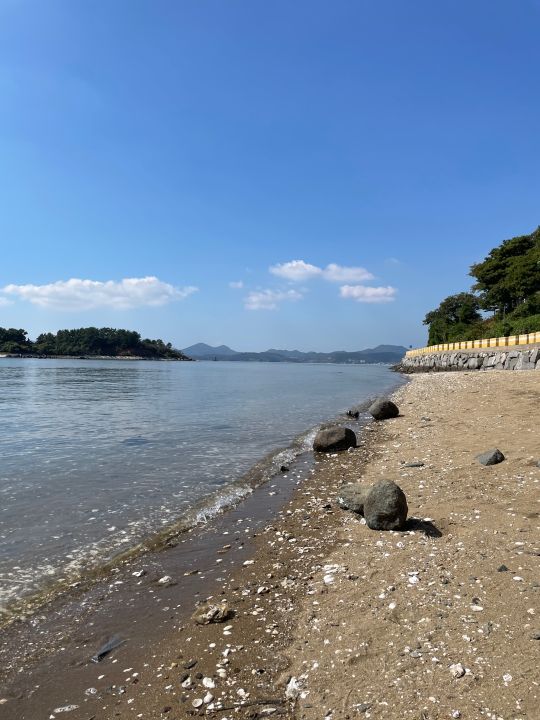
#> input picture data/3.jpg, 1080 x 1440 px (shown at 1/2 size)
$ python custom_ImageStitching.py
#> lines starting #> are read from the running program, lines starting #| are printed output that depends on the picture
'''
    23.10.16. Seokju Lee

    Original code from:
    https://gist.github.com/tigercosmos/90a5664a3b698dc9a4c72bc0fcbd21f4
'''

import cv2
import matplotlib.pyplot as plt
import numpy as np
import random
from tqdm import tqdm
import pdb
import matplotlib
matplotlib.use('tkagg')


# Fix the size of visualization
plt.rcParams['figure.figsize'] = [15, 15]


# Read image and convert them to gray!
def read_image(path):
#> called with path = 'data/3.jpg'
    img = cv2.imread(path)
#> img is the input picture: shape (1440, 1080, 3); mean B, G, R 158.6, 134.6, 115.1
    img_gray = cv2.cvtColor(img, cv2.COLOR_RGB2GRAY)
    img_rgb = cv2.cvtColor(img, cv2.COLOR_BGR2RGB)
    return img_gray, img, img_rgb


left_gray, left_origin, left_rgb = read_image('data/3.jpg')
right_gray, right_origin, right_rgb = read_image('data/4.jpg')
#> call 2 of read_image, with path = 'data/4.jpg'
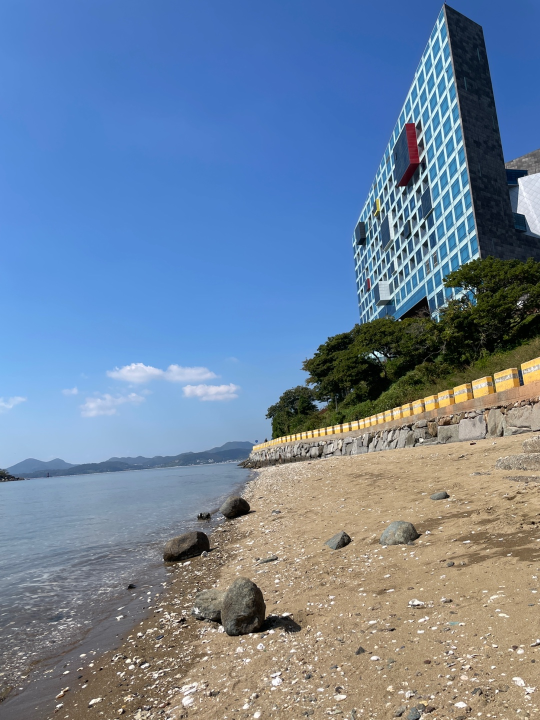
#> input picture data/4.jpg, 1080 x 1440 px (shown at 1/2 size)
#> in read_image, img is the input picture: shape (1440, 1080, 3); mean B, G, R 156.2, 131.4, 111
#> in read_image (call 2), `img_gray = cv2.cvtColor(img, cv2.COLOR_RGB2GRAY)`:
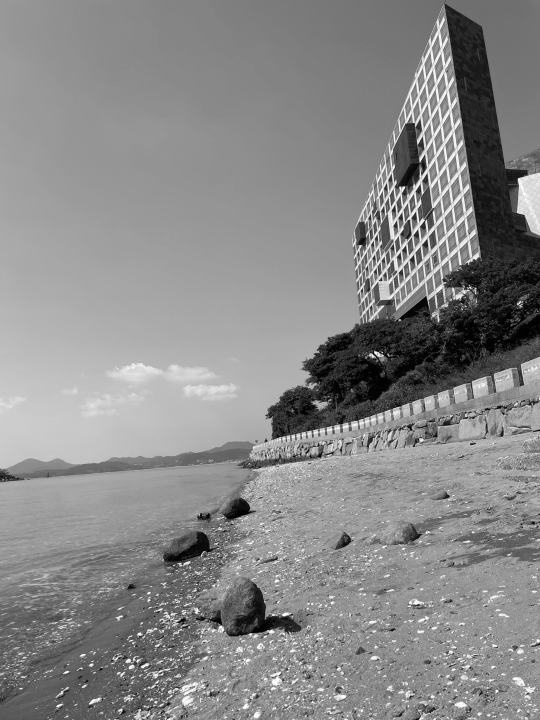
#> img_gray: shape (1440, 1080) (shown at 1/2 size); min 0, max 255, mean 136.5

# 합친 이미지 사이즈 맞춰주기

# print(left_gray.shape, right_gray.shape)

def SIFT(img):
    siftDetector = cv2.SIFT_create()
    kp, des = siftDetector.detectAndCompute(img, None)  # kp: keypoints, des: descriptor
#> kp = 8167 keypoints; strongest (x, y, size): (549, 1272, 1.9), (454, 1329, 2.2), (534, 1177, 3), (228, 1373, 3.1)
    print(len(kp), len(des))
#| 8167 8167
    return kp, des


def plot_sift(gray, rgb, kp):
    tmp = rgb.copy()
    img = cv2.drawKeypoints(gray, kp, tmp, flags=cv2.DRAW_MATCHES_FLAGS_DRAW_RICH_KEYPOINTS)
    return img


# Better result when using gray. Why?
kp_left, des_left = SIFT(left_gray)
#> kp_left has the same summary as kp in SIFT
kp_right, des_right = SIFT(right_gray)
#> in SIFT (call 2), `kp, des = siftDetector.detectAndCompute(img, None)`: kp = 8411 keypoints; strongest (x, y, size): (751, 705, 4), (1036, 608, 2.5), (1041, 608, 1.8), (378, 1254, 2.4)
#| 8411 8411
#> kp_right has the same summary as kp in SIFT

kp_left_img = plot_sift(left_gray, left_rgb, kp_left)
kp_right_img = plot_sift(right_gray, right_rgb, kp_right)

total_kp = np.concatenate((kp_left_img, kp_right_img), axis=1)
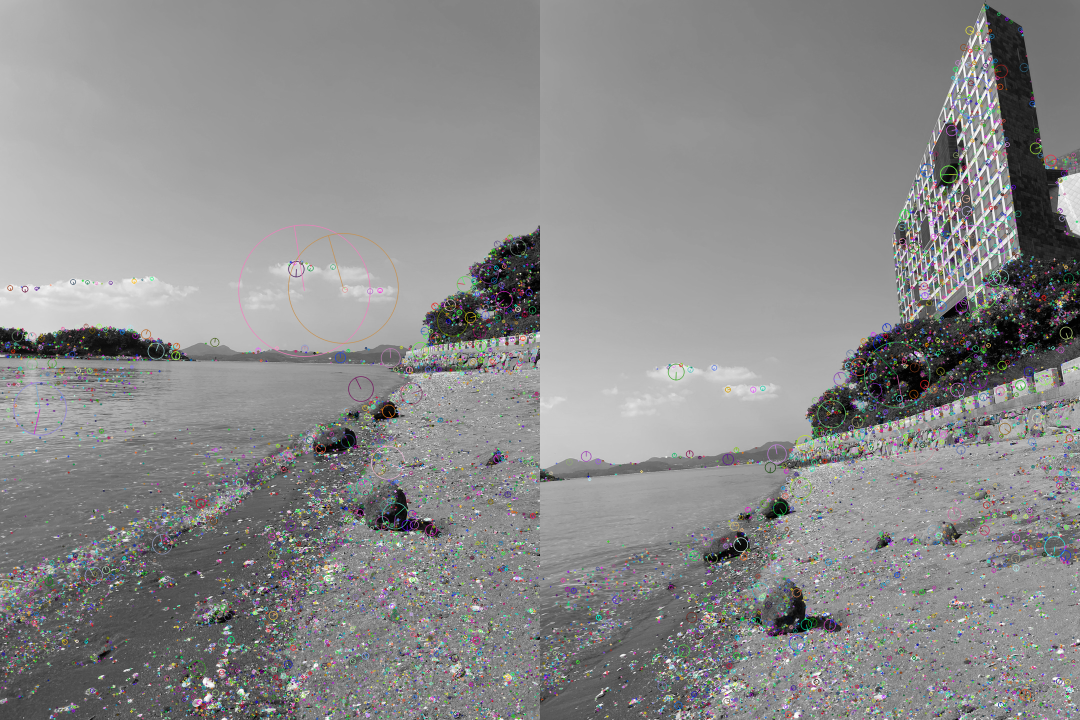
#> total_kp: shape (1440, 2160, 3) (shown at 1/2 size); mean R, G, B 138.5, 138.5, 138.6
'''
    Q. What is the meaning of the "axis" option?
    A.
    The axis along which the arrays will be joined.  If axis is None,
    arrays are flattened before use.  Default is 0.
    기준이 되는 축을 설정함. 0 or None이면 사진concat방향이 row방향 증가 / 1이면 column방향으로 증가.
'''

plt.imshow(total_kp)
plt.ion()
plt.show()
pdb.set_trace()
'''
    Q. Please check the plot. How many keypoints are extracted for each image?
    A.
    kp_left_img : 8167
    kp_right_img: 8411

    Q. Please check whether the number of keypoints and the size of the descriptor are the same.
    A.
    kp_left_img : 8167 / 8167
    kp_right_img: 8411 / 8411
    서로 같다.
'''

print("Completed SIFT feature extraction!")


def matcher(kp1, des1, img1, kp2, des2, img2, threshold):
    # BFMatcher with default params
#> called with des1 = array of shape (8167, 128), des2 = array of shape (8411, 128), threshold = 0.5
    bf = cv2.BFMatcher()
    matches = bf.knnMatch(des1, des2, k=2)
#> matches = 8167 matches
    '''
        Q. We used "bf.match()" in "SIFT_Matching.py". Please discuss the differences between "bf.match()"" and "bf.knnMatch()".
        (reference: https://leechamin.tistory.com/330)
        A.
        가장 일치하는 K개를 반환. 파라미터로 정해지는 K. 8167개
    '''
    # print(len(matches))
    # print(type(matches))

    # Apply ratio test
    good = []
    for m, n in matches:
        if m.distance < threshold*n.distance:
            good.append([m])
#> after the loop, good = 1196 matches
    '''
        Q. Please discuss the mechanism how to filter out noisy matches.
        A.
        임계값을 설정해서 구한 n에서의 descriptor사이의 거리(필터)보다 m에서의 descriptor사이의 거리가 작으면 통과(필터 통과)
    '''
    # print(len(good))

    matches = []
    for pair in good:
        matches.append(list(kp1[pair[0].queryIdx].pt + kp2[pair[0].trainIdx].pt))
#> after the loop, matches = 1196 items, first 6: [360.2, 720.5, 9.14, 961.8], [366.9, 720.3, 17.49, 960.5], [370.1, 708.1, 21.84, 946.1], [381.5, 719.5, 35.44, 958], [429.2, 684.3, 91.93, 912.4], [431.4, 720.4, 96.37, 952.8]

    matches = np.array(matches)
#> matches = 1196 rows, first 6: [360.2, 720.5, 9.14, 961.8], [366.9, 720.3, 17.49, 960.5], [370.1, 708.1, 21.84, 946.1], [381.5, 719.5, 35.44, 958], [429.2, 684.3, 91.93, 912.4], [431.4, 720.4, 96.37, 952.8]
    # print(len(matches))
    return matches


matches = matcher(kp_left, des_left, left_rgb, kp_right, des_right, right_rgb, 0.5)
print("Completed SIFT matching!", matches)
#> (printed output is left out)
pdb.set_trace()
'''
    Q. Please check how many (ratio) keypoints are filtered out after the matching.
    A.
    8167 -> 1196개로 감소했음.
'''


def plot_matches(matches, total_img):
    match_img = total_img.copy()
    offset = total_img.shape[1]/2
    fig, ax = plt.subplots()
    ax.set_aspect('equal')
    ax.imshow(np.array(match_img).astype('uint8'))  # RGB is integer type

    ax.plot(matches[:, 0], matches[:, 1], 'xr')  #
    ax.plot(matches[:, 2] + offset, matches[:, 3], 'xr')

    ax.plot([matches[:, 0], matches[:, 2] + offset], [matches[:, 1], matches[:, 3]],
            'r', linewidth=0.5)

    plt.ion()
    plt.show()


total_img = np.concatenate((left_rgb, right_rgb), axis=1)
plot_matches(matches, total_img)  # Good mathces
#> in plot_matches, `plt.show()`:
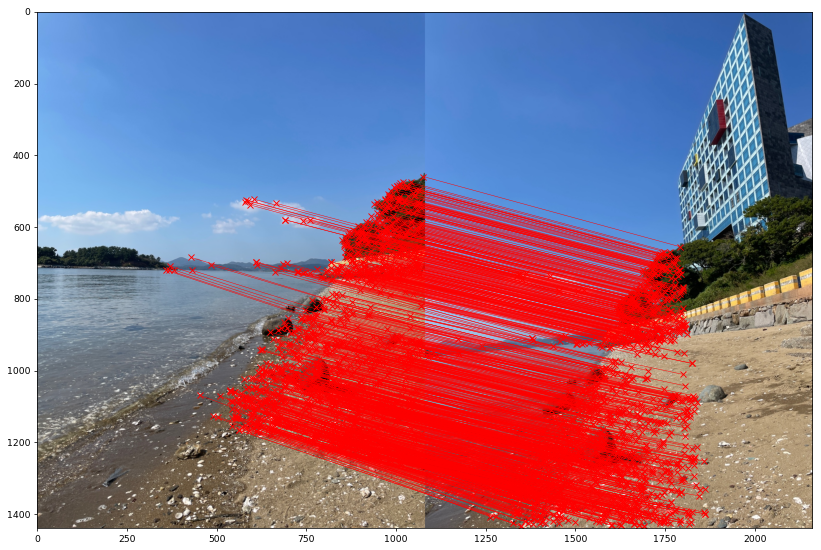
#> figure drawn by matplotlib, 1 panel
pdb.set_trace()
'''
    Q. Please specify the information that "matches" contains.
    A.
    두 이미지 사이에서 찾은 특정점들 중 매칭이 완료된 점들 (?)
'''


def homography(pairs):
    rows = []
    for i in range(pairs.shape[0]):
        p1 = np.append(pairs[i][0:2], 1)
        p2 = np.append(pairs[i][2:4], 1)
        row1 = [0, 0, 0, p1[0], p1[1], p1[2], -p2[1]*p1[0], -p2[1]*p1[1], -p2[1]*p1[2]]
        row2 = [p1[0], p1[1], p1[2], 0, 0, 0, -p2[0]*p1[0], -p2[0]*p1[1], -p2[0]*p1[2]]
        rows.append(row1)
        rows.append(row2)
    rows = np.array(rows)
    U, s, V = np.linalg.svd(rows)
    '''
        Q. Please explain the mechanism of "Singular Value Decomposition". Why do we need it?
        (reference: https://darkpgmr.tistory.com/108)
        A.
        SVD :  A = U Σ V^T의 행렬곱으로 분해할 수 있다는 decomposition중 하나이다.
        {A= (M,N), U, V = Orthogonal Matrix, Σ = Digonal Matrix}

        Least Square Method를 통해 해를 구하고자 할 때, 이 때 역행렬을 pseudo inverse대신 SVD를 통해 구할 수도 있다.
        (over-determined case)

        homogeneous 연립선형방정식의 해를 SVD를 통해 구할 수 있음.

        SFM에서 SVD & Newton's Method 이용 -> Camera Motion과 Scene Structure를 구할 수 있음.
    '''
    # print(V)
    H = V[-1].reshape(3, 3)

    H = H/H[2, 2]  # standardize to let w*H[2,2] = 1
    '''
        Q. Why do we need to normalize it?
        A.
        그 Projective Matrix(Homography) 형태로 맞춰주는 과정. H = (3,3)
        자유도를 8로 만들어서 매칭되는 점 4개로 변환 가능하게 하는 ㅇㅇ
    '''
    return H


def random_point(matches, k=4):
    idx = random.sample(range(len(matches)), k)
    point = [matches[i] for i in idx]
    return np.array(point)


def get_error(points, H):
    '''
        Q. Please describe how the error is defined.
        A.
        all_p1(왼쪽 이미지 좌표)에 H(homography)를 곱하고 인덱싱/슬라이싱한 estimate_p2와
        all_p2(오른쪽 이미지 좌표)의 거리를 유클리드거리를 계산해서
        예측한(변환한) 값과 실제 점 사이의 error를 구함.
    '''
    # points.shape = 1196,4
    num_points = len(points)
    all_p1 = np.concatenate((points[:, 0:2], np.ones((num_points, 1))), axis=1)  # 왼쪽(첫 번째) 이미지 좌표
    all_p2 = points[:, 2:4]  # 오른쪽(두 번째) 이미지 좌표
    estimate_p2 = np.zeros((num_points, 2))

    for i in range(num_points):
        # print(H.shape, all_p1.shape)
        temp = np.dot(H, all_p1[i])  # 행렬곱
        # print(temp)
        estimate_p2[i] = (temp/temp[2])[0:2]  # set index 2 to 1 and slice the index 0, 1
    # Compute error
    # estimate_p2.shape = 1196,2
    errors = np.linalg.norm(all_p2 - estimate_p2, axis=1) ** 2

    return errors


### RANSAC Operation ###
def ransac(matches, threshold, iters=2000):
#> called with matches = array of shape (1196, 4), threshold = 0.5, iters = 500
    num_best_inliers = 0

    for _ in range(iters):
        points = random_point(matches)
        H = homography(points)  # candidate

        # Avoid dividing by zero. Why?
        if np.linalg.matrix_rank(H) < 3:
            continue

        errors = get_error(matches, H)
        idx = np.where(errors < threshold)[0]
        inliers = matches[idx]

        num_inliers = len(inliers)
        if num_inliers > num_best_inliers:
            best_inliers = inliers.copy()
            num_best_inliers = num_inliers
            best_H = H.copy()
#> this loop made 500 passes
#> (num_inliers, num_best_inliers) on passes 1, 2, 16, 40, 44, 54: (26, 26), (253, 253), (256, 256), (318, 318), (319, 319), (395, 395)
#> (num_inliers, num_best_inliers) on passes 235, 243, 257: (401, 401), (405, 405), (424, 424)
#> after the loop, best_inliers = 424 rows, first 6: [509.6, 1071.6, 202.2, 1338.1], [536.5, 1054.2, 233, 1312.1], [537.3, 1057.6, 234, 1315.9], [537.3, 1057.6, 234, 1315.9], [538.1, 1084.3, 236.4, 1346.4], [540.4, 1058.4, 237.7, 1316.2]; num_best_inliers = 424

    print("inliers/matches: {}/{}".format(num_best_inliers, len(matches)))
#| inliers/matches: 424/1196
    return best_inliers, best_H


inliers, H = ransac(matches, 0.5, 500)
#> inliers has the same summary as best_inliers in ransac; H = [[1.3, 0.0234, -480.5], [0.19, 1.05, 158.7], [0.00033, -0.000125, 1]]
print("Completed RANSAC operation!")

plot_matches(inliers, total_img)  # show inliers matches
pdb.set_trace()
'''
    Q. Please understand the RANSAC operation.
    -> ㅇㅇ

    Q. Change the number of iterations. What happens? Please discuss the speed and accuracy.
    A.
    seed(77)로 실험
    iter=100: 378/1196, iter=3000: 455/1196
    iter가 길수록 시간이 오래걸림.
    iter가 많을 수록 정확도가 높아지는 것은 아님.
    RANSAC이 랜덤base이기 때문.

    Q. Please check how many (ratio) matched points are filtered out after the RANSAC operation.
    A.
    1196개 -> 약 4~500개.
'''


def stitch_img(left, right, H):
    '''
        Q. In this function, there are two "cv2.warpPerspective()" operations. Please discuss why.
        A.
        이미지 스티칭을 하기위해서 이미지를 변환하는거임.
        평평한 상태의 이미지 2개로는 서로 붙이기 어려우니 perspective transfrom을 가해서 이미지를 변환을 줌.
    '''
    print("stiching image ...")

    # Convert to double and normalize. Avoid noise.
    left = cv2.normalize(left.astype('float'), None, 0.0, 1.0, cv2.NORM_MINMAX)
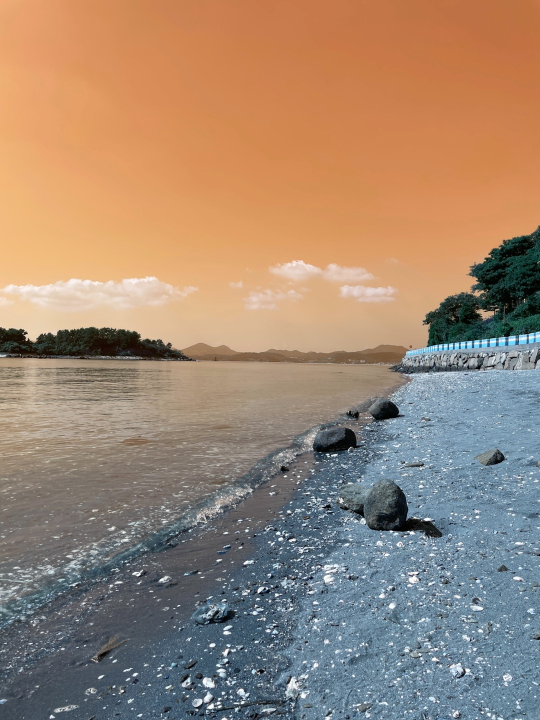
#> left: shape (1440, 1080, 3) float64 (shown at 1/2 size); mean of channels 0, 1, 2 0.451, 0.528, 0.622; drawn as B, G, R
    # Convert to double and normalize.
    right = cv2.normalize(right.astype('float'), None, 0.0, 1.0, cv2.NORM_MINMAX)
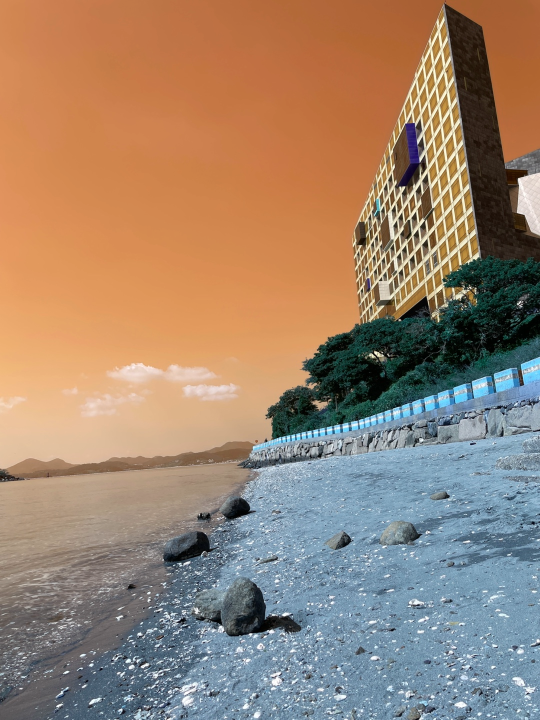
#> right: shape (1440, 1080, 3) float64 (shown at 1/2 size); mean of channels 0, 1, 2 0.435, 0.515, 0.613; drawn as B, G, R

    # left image
    height_l, width_l, channel_l = left.shape
#> height_l = 1440; width_l = 1080; channel_l = 3
    corners = [[0, 0, 1], [width_l, 0, 1], [width_l, height_l, 1], [0, height_l, 1]]
    corners_new = [np.dot(H, corner) for corner in corners]
#> corners_new = [[-480.5, 158.7, 1], [926.8, 363.5, 1.36], [960.5, 1881.2, 1.18], [-446.8, 1676.3, 0.82]]
    corners_new = np.array(corners_new).T
#> corners_new = [[-480.5, 926.8, 960.5, -446.8], [158.7, 363.5, 1881.2, 1676.3], [1, 1.36, 1.18, 0.82]]
    x_news = corners_new[0] / corners_new[2]
#> x_news = [-480.5, 683.4, 816.3, -544.6]
    y_news = corners_new[1] / corners_new[2]
#> y_news = [158.7, 268.1, 1598.7, 2043.1]
    y_min = min(y_news)
#> y_min = 158.7
    x_min = min(x_news)
#> x_min = -544.6

    translation_mat = np.array([[1, 0, -x_min], [0, 1, -y_min], [0, 0, 1]])
#> translation_mat = [[1, 0, 544.6], [0, 1, -158.7], [0, 0, 1]]
    H = np.dot(translation_mat, H)
#> H = [[1.48, -0.0445, 64.09], [0.137, 1.07, 0], [0.00033, -0.000125, 1]]

    '''
        Q. Why do we need to multiply "translation_mat" and "H"?
        A.
        H(homography)에 아핀변환을 적용해주기 위함. "Translation"
    '''

    # Get height, width
    height_new = int(round(abs(y_min) + height_l))
#> height_new = 1599
    width_new = int(round(abs(x_min) + width_l))
#> width_new = 1625
    size = (width_new, height_new)
#> size = (1625, 1599)

    print(height_new, width_new, size)
#| 1599 1625 (1625, 1599)

    # right image
    warped_l = cv2.warpPerspective(src=left, M=H, dsize=size)

    height_r, width_r, channel_r = right.shape
#> height_r = 1440; width_r = 1080; channel_r = 3

    height_new = int(round(abs(y_min) + height_r))
    width_new = int(round(abs(x_min) + width_r))
    size = (width_new, height_new)

    print(height_new, width_new, size)
#| 1599 1625 (1625, 1599)

    warped_r = cv2.warpPerspective(src=right, M=translation_mat, dsize=size)

    black = np.zeros(3)  # Black pixel.

    # Stitching procedure, store results in warped_l.
    for i in tqdm(range(warped_r.shape[0])):    # Q. What does "tqdm" do?
        for j in range(warped_r.shape[1]):
            pixel_l = warped_l[i, j, :]
            pixel_r = warped_r[i, j, :]

            if not np.array_equal(pixel_l, black) and np.array_equal(pixel_r, black):
                warped_l[i, j, :] = pixel_l
            elif np.array_equal(pixel_l, black) and not np.array_equal(pixel_r, black):
                warped_l[i, j, :] = pixel_r
            elif not np.array_equal(pixel_l, black) and not np.array_equal(pixel_r, black):
                warped_l[i, j, :] = (pixel_l + pixel_r) / 2
            else:
                pass
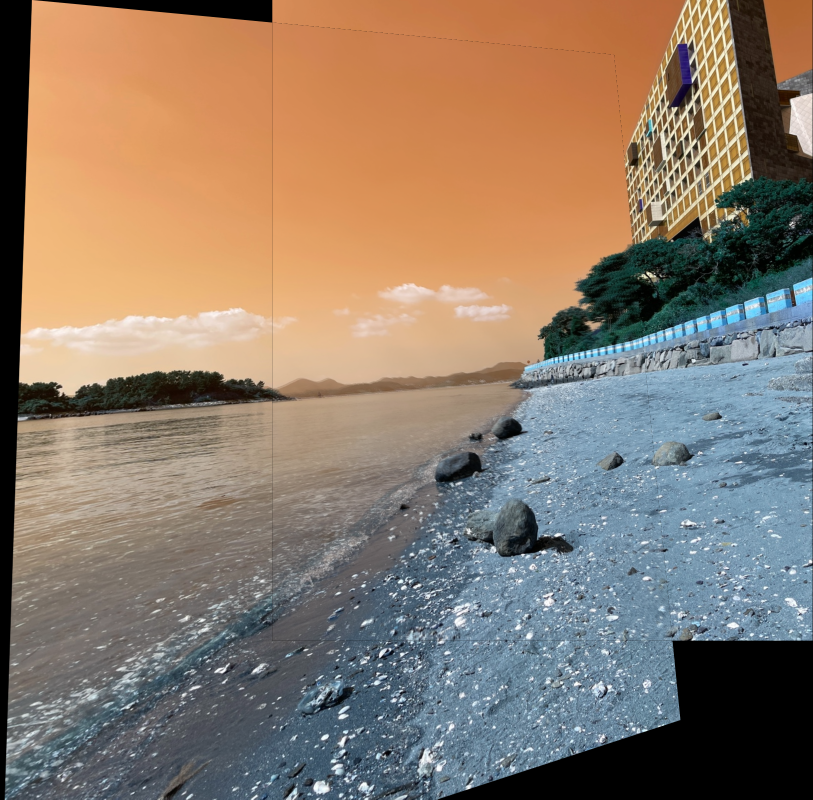
#> warped_l: shape (1599, 1625, 3) float64 (shown at 1/2 size); mean of channels 0, 1, 2 0.425, 0.486, 0.553; drawn as B, G, R

    stitch_image = warped_l[:warped_r.shape[0], :warped_r.shape[1], :]
    return stitch_image


### Operate image stitching ###
stitched_img = stitch_img(left_rgb, right_rgb, H)
plt.imshow(stitched_img)
# plt.imsave('./data/ALL.jpg', stitched_img)
plt.ion()
plt.show()
pdb.set_trace()
